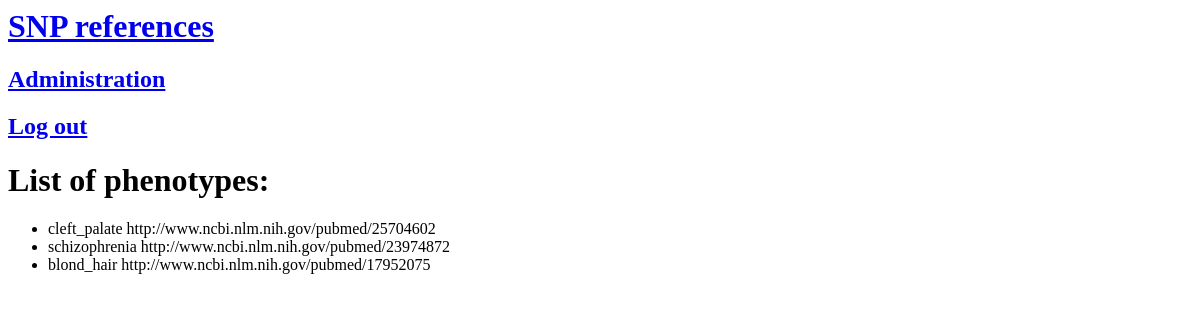
The page /phenotypes/ (signed in) on the database as committed earlier.
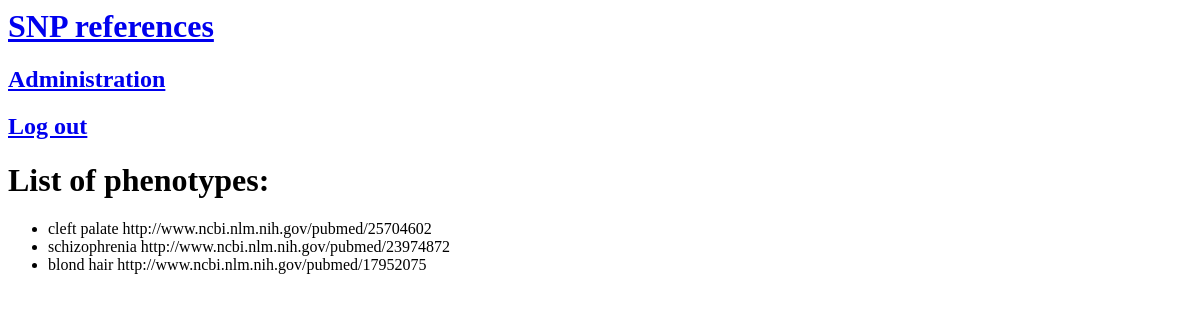
The same page on the database as committed later.
### snpref/models.py (models this page shows)
class Phenotype(models.Model):
    trait = models.CharField(max_length = 100)
    ref = models.URLField()
    def __str__(self):
        return self.trait + "\t" + self.ref

### snpref/views.py (the view)
def phenotype_list(request):
    if not request.user.is_authenticated:
        return redirect_to_connexion()
    phenotypes = Phenotype.objects.all()
    return render(request, 'snpref/phenotype_list.html',
    {'phenotypes': phenotypes})

### snpref/templates/snpref/phenotype_list.html
{% extends 'snpref/base.html' %}
{% block content %}
  <h1>List of phenotypes:</h1>
  <ul>
    {% for phenotype in phenotypes %}
      <li>{{ phenotype}}</li>
    {% endfor %}
  </ul>
{% endblock content %}

Rows that differ between the two databases and show on the page:
changed Phenotype: trait+ref "cleft_palate http://www.ncbi.nlm.nih.gov/pubmed/25704602" → "cleft palate http://www.ncbi.nlm.nih.gov/pubmed/25704602"
changed Phenotype: trait+ref "blond_hair http://www.ncbi.nlm.nih.gov/pubmed/17952075" → "blond hair http://www.ncbi.nlm.nih.gov/pubmed/17952075"
